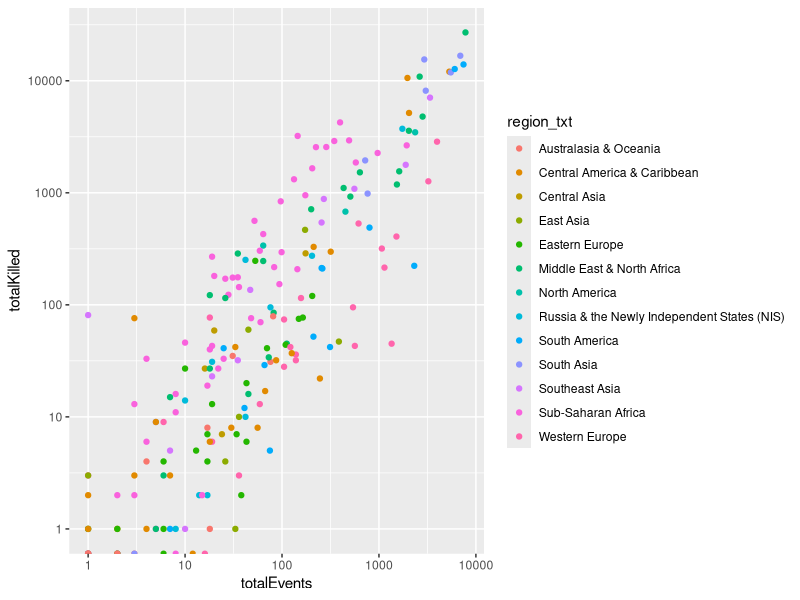
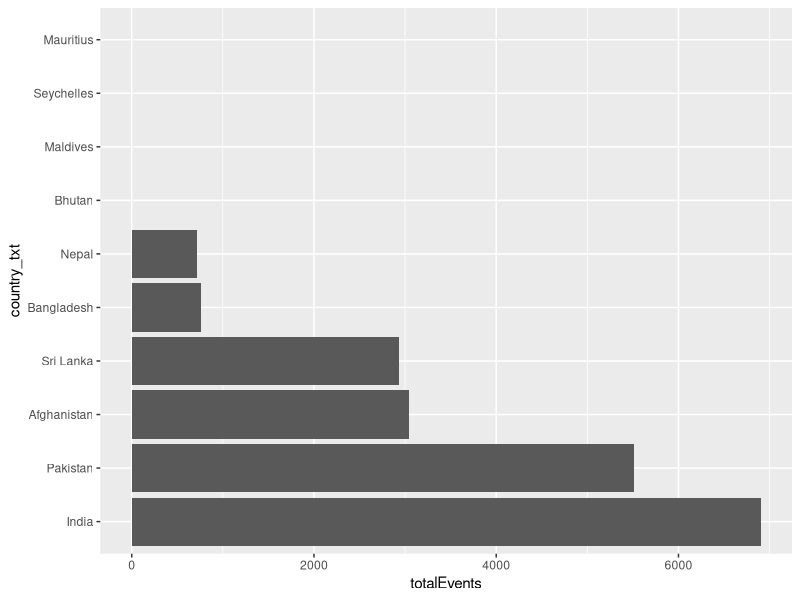

Write the R code that produced these figures, in order. (Note: this script raises an error after producing the figures.)
library(ggplot2)
library(RColorBrewer)

countryDat <- read.table('result/countryDat.tsv', sep='\t', header=TRUE)
countryDat <- within(countryDat, country_txt <- reorder(country_txt, -totalEvents))

regions <- 'South Asia' #c('Middle East & North Africa')

p <- ggplot(subset(countryDat, region_txt==regions), 
            aes(x=country_txt, y=totalEvents))

p <- p + geom_bar(stat="identity") +coord_flip()

countryDat <- read.table('result/countryDat.tsv', sep='\t', header=TRUE)
countryDat <- within(countryDat, country_txt <- reorder(country_txt, -totalEvents))


pdf('figure/SouthAsiaTotalAttackes.pdf') # starts writing a PDF to file
p                    # makes the actual plot
dev.off()   



pEventKilled <- ggplot(countryDat,
                       aes(x=totalEvents, y=totalKilled, color=region_txt))
pEventKilled + geom_point() +
  scale_x_log10() + scale_y_log10() 

highLight <- function(x, labels){
  newx <- c()
  highlighted <- x %in% labels
  newx[highlighted] <- as.character(x)[highlighted]
  newx[!highlighted] <- 'Others'
  newx <- factor(newx, levels=c(labels, 'Others'))
  return(newx)
}

iRegions <- c('Central Asia', 'South Asia', 'South America', 
              'Middle East & North Africa')
pEventTrend <- ggplot(countryAnnualDat,
                      aes(x=iyear, y=totalEvents, size=totalKilled, 
                          color=highLight(region_txt, iRegions)))
pEventTrend + geom_point(alpha=0.3) + scale_size_area(max_size=10) + 
  facet_wrap(~ region_txt) +
  geom_smooth(method='loess') 


pEventTrend2 <- ggplot(subset(countryAnnualDat, region_txt=='Middle East & North Africa'),
                       aes(x=iyear, y=totalEvents, size=totalKilled, 
                           color=country_txt))
pEventTrend2 + geom_point(alpha=0.3) + scale_size_area(max_size=10) + 
  geom_smooth(method='loess') 


# p
# dev.print(pdf,        # copies the plot to a the PDF file
#           "figure/testFigure_method2.pdf")
# 
# p2 <- ggplot(subset(countryDat, region_txt==regions), aes(x=1, y=totalKilled, fill = country_txt))
# p2 + geom_bar(stat='identity') +coord_polar(theta='y')
#p + #geom_violin(alpha=0.3) + coord_flip()